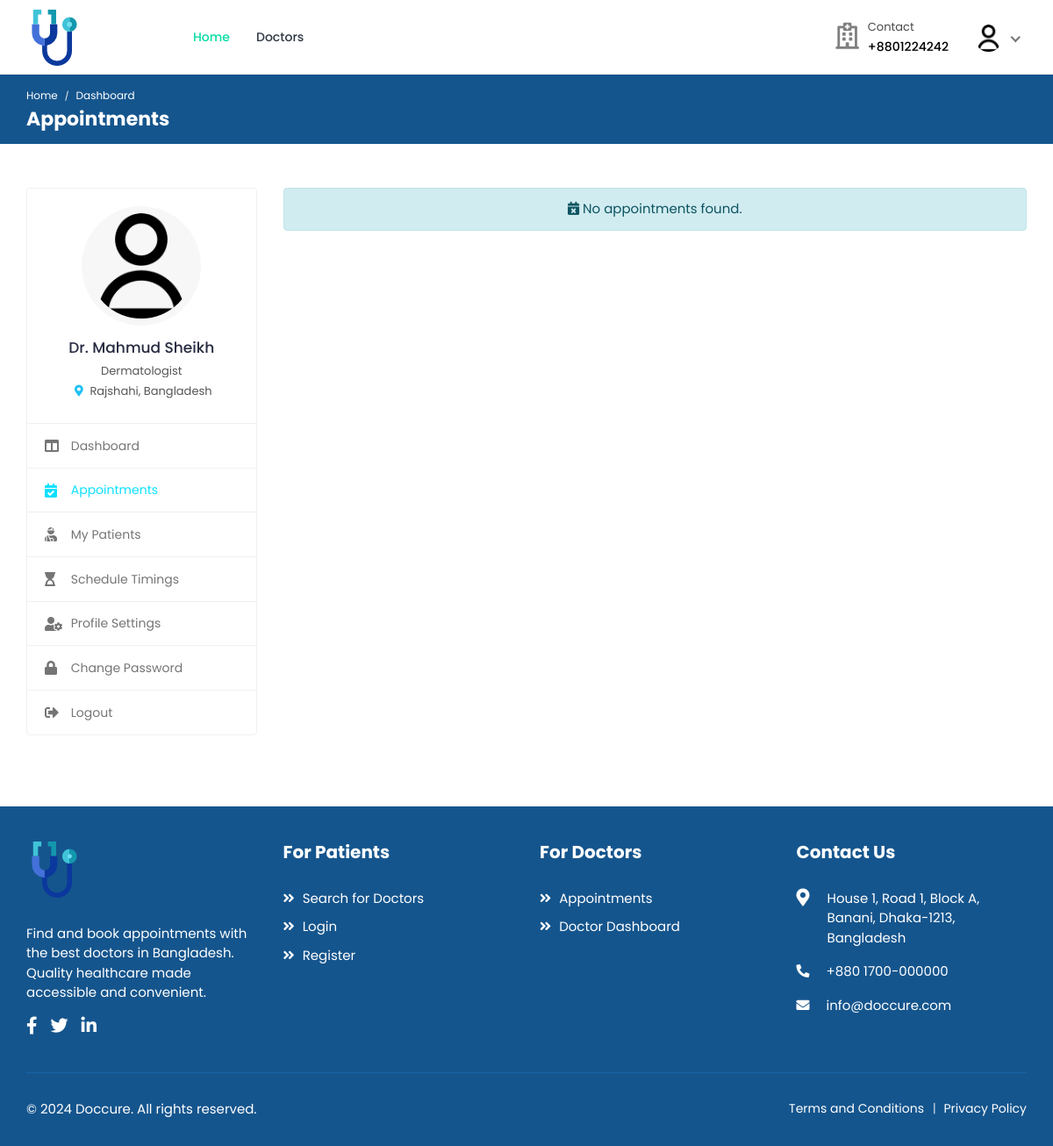
The page /doctors/appointments/ (signed in) on the database as committed earlier.
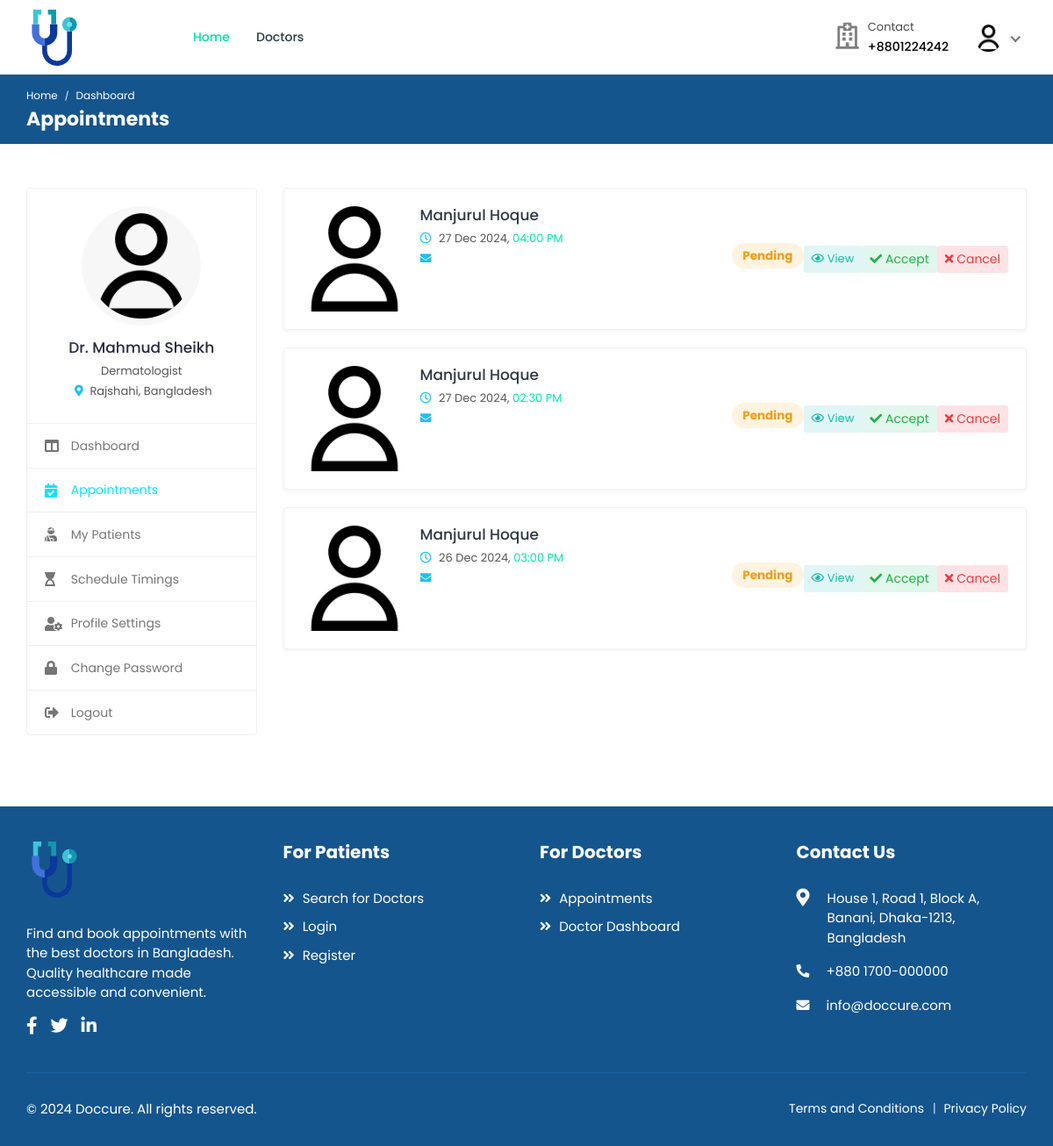
The same page on the database as committed later.
### bookings/models.py (models this page shows, shortened)
class Booking(models.Model):
    doctor = models.ForeignKey(
        settings.AUTH_USER_MODEL,
        on_delete=models.CASCADE,
        related_name="appointments",
        limit_choices_to={"role": "doctor"},
    )
    patient = models.ForeignKey(
        settings.AUTH_USER_MODEL,
        on_delete=models.CASCADE,
        related_name="patient_appointments",
        limit_choices_to={"role": "patient"},
    )
    appointment_date = models.DateField()
    appointment_time = models.TimeField()
    booking_date = models.DateTimeField(auto_now_add=True)
    status = models.CharField(
        max_length=20,
        choices=[
            ("pending", "Pending"),
            ("confirmed", "Confirmed"),
            ("completed", "Completed"),
            ("cancelled", "Cancelled"),
            ("no_show", "No Show"),
        ],
        default="pending",
    )
    class Meta:
        ordering = ["-appointment_date", "-appointment_time"]
        unique_together = ["doctor", "appointment_date", "appointment_time"]

### accounts/models.py (models this page shows, shortened)
class Profile(models.Model):
    user = models.OneToOneField(
        User, on_delete=models.CASCADE, related_name="profile"
    )
    avatar = models.ImageField(
        default="defaults/user.png", upload_to=profile_photo_directory_path
    )
    phone = models.CharField(max_length=20, blank=True, null=True)
    dob = models.DateField(blank=True, null=True)
    about = models.TextField(blank=True, null=True)
    specialization = models.CharField(max_length=255, blank=True, null=True)
    gender = models.CharField(
        max_length=10,
        choices=[('male', 'Male'), ('female', 'Female'), ('other', 'Other')],
        blank=True
    )
    address = models.TextField(blank=True, null=True)
    city = models.CharField(max_length=100, blank=True)
    state = models.CharField(max_length=100, blank=True)
    postal_code = models.CharField(max_length=20, blank=True)
    country = models.CharField(max_length=100, blank=True)
    price_per_consultation = models.DecimalField(
        max_digits=10,
        decimal_places=2,
        null=True,
        blank=True
    )
    is_available = models.BooleanField(default=True)
    blood_group = models.CharField(
        max_length=5,
        choices=[
            ('A+', 'A+'), ('A-', 'A-'),
            ('B+', 'B+'), ('B-', 'B-'),
            ('O+', 'O+'), ('O-', 'O-'),
            ('AB+', 'AB+'), ('AB-', 'AB-'),
        ],
        blank=True,
        null=True
    )
    allergies = models.TextField(blank=True, null=True)
    medical_conditions = models.TextField(blank=True, null=True)
    @property
    def image(self):
        return (
            self.avatar.url
            if self.avatar.storage.exists(self.avatar.name)
            else "{}defaults/user.png".format(settings.MEDIA_URL)
        )

class User(AbstractUser):
    class RoleChoices(models.TextChoices):
        DOCTOR = "doctor", "Doctor"
        PATIENT = "patient", "Patient"
    username = models.CharField(max_length=30, unique=True)
    role = models.CharField(
        choices=RoleChoices.choices,
        max_length=20,
        default="patient",
        error_messages={"required": "Role must be provided"},
    )
    email = models.EmailField(
        blank=True,
        error_messages={
            "unique": "A user with that email already exists.",
        },
    )
    first_name = models.CharField(max_length=150, blank=True)
    last_name = models.CharField(max_length=150, blank=True)
    registration_number = models.IntegerField(null=True, blank=True)
    USERNAME_FIELD = "username"
    REQUIRED_FIELDS = []
    objects = CustomUserManager()
    def get_full_name(self):
        full_name = "%s %s" % (self.first_name, self.last_name)
        return full_name.strip() or self.username

### doctors/views.py (the view)
class AppointmentListView(ListView):
    model = Booking
    context_object_name = "appointments"
    template_name = "doctors/appointments.html"
    paginate_by = 10
    def get_queryset(self):
        return (
            self.model.objects.select_related(
                "doctor", "doctor__profile", "patient", "patient__profile"
            )
            .filter(doctor=self.request.user)
            .order_by("-appointment_date", "-appointment_time")
        )

### accounts/managers.py (called while the page is built)
    def get(self, *args, **kwargs):
        return super().select_related("profile").get(*args, **kwargs)

### templates/doctors/appointments.html (shortened to what this page needs)
{% extends "includes/doctor-sidebar.html" %}
{% load static %}
{% block css %}
    <link rel="stylesheet" href="{% static 'assets/css/style.css' %}">
{% endblock %}
{% block page_name1 %}Dashboard{% endblock %}
{% block page_name2 %}Appointments{% endblock %}
{% block main %}
<div class="appointments">
    {% if appointments %}
        {% for appointment in appointments %}
            <div class="appointment-list">
                <div class="profile-info-widget">
                    <a href="#" class="booking-doc-img">
                        {% if appointment.patient.profile.image %}
                            <img src="{{ appointment.patient.profile.image }}" alt="{{ appointment.patient.get_full_name }}">
                        {% else %}
                            <img src="https://via.placeholder.com/150x150?text=Patient" alt="Default Patient Image">
                        {% endif %}
                    </a>
                    <div class="profile-det-info">
                        <h3>
                            <a href="#">{{ appointment.patient.get_full_name }}</a>
                        </h3>
                        <div class="patient-details">
                            <h5>
                                <i class="far fa-clock"></i>
                                {{ appointment.appointment_date|date:"d M Y" }},
                                <span class="text-primary">{{ appointment.appointment_time|time:"h:i A" }}</span>
                            </h5>
                            <h5><i class="fas fa-envelope"></i> {{ appointment.patient.email }}</h5>
                        </div>
                    </div>
                </div>
                <div class="appointment-action">
                    <span class="badge badge-pill mb-2
                        {% if appointment.status == 'pending' %}bg-warning-light{% endif %}
                        {% if appointment.status == 'completed' %}bg-info-light{% endif %}">
                        {{ appointment.status|title }}
                    </span>
                    <div class="btn-group">
                        <a href="{% url 'doctors:appointment-detail' appointment.pk %}" class="btn btn-sm bg-info-light">
                            <i class="far fa-eye"></i> View
                        </a>
                        {% if appointment.status == 'pending' %}
                            <form method="post" action="{% url 'doctors:appointment-action' appointment.pk 'accept' %}" style="display: inline;">
                                <button type="submit" class="btn btn-sm bg-success-light" onclick="return confirm('Are you sure you want to accept this appointment?')">
                                    <i class="fas fa-check"></i> Accept
                                </button>
                            </form>
                            <form method="post" action="{% url 'doctors:appointment-action' appointment.pk 'cancel' %}" style="display: inline;">
                                <button type="submit" class="btn btn-sm bg-danger-light" onclick="return confirm('Are you sure you want to cancel this appointment?')">
                                    <i class="fas fa-times"></i> Cancel
                                </button>
                            </form>
                        {% endif %}
                    </div>
                </div>
            </div>
        {% endfor %}
    {% else %}
        <div class="text-center">
            <div class="alert alert-info">
                <i class="fas fa-calendar-times"></i> No appointments found.
            </div>
        </div>
    {% endif %}
</div>
{% endblock %}

Rows that differ between the two databases and show on the page:
added Booking: patient.profile.image (placeholder picture), patient.get_full_name "Manjurul Hoque", appointment_date "27 Dec 2024", appointment_time "04:00 PM", status "Pending", shows "Accept"
added Booking: patient.profile.image (placeholder picture), patient.get_full_name "Manjurul Hoque", appointment_date "27 Dec 2024", appointment_time "02:30 PM", status "Pending", shows "Accept"
added Booking: patient.profile.image (placeholder picture), patient.get_full_name "Manjurul Hoque", appointment_date "26 Dec 2024", appointment_time "03:00 PM", status "Pending", shows "Accept"
Other text that changed with them:
text no longer shown: "No appointments found."
